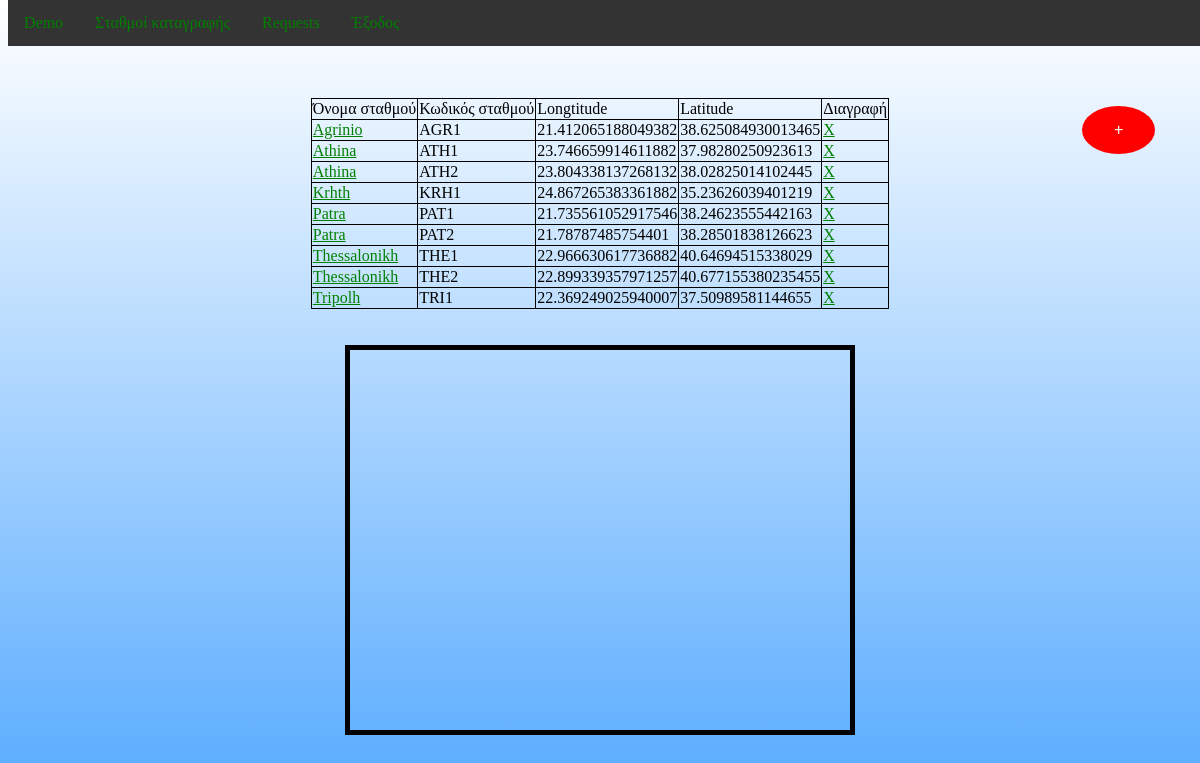
The app's page /stathmoi.php (signed in) with its own data.
### tables this page shows
CREATE TABLE `stathmoi` (
  `id` int(50) NOT NULL,
  `onoma` varchar(25) NOT NULL,
  `kwdikos` varchar(25) NOT NULL,
  `longtitude` varchar(25) NOT NULL,
  `latitude` varchar(25) NOT NULL
);

### stathmoi.php (the view, shortened to what this page needs)
<?php include("header.php");
$con=mysqli_connect("127.0.0.1","root","","web_api");
?>
<?php
$result = mysqli_query($con,"SELECT * FROM stathmoi ORDER BY onoma ASC");
echo "<div>";
echo "<br><br><br><br><br>";
echo "<table class='info'>";
echo "<tr><td>";
echo "Όνομα σταθμού";
echo "</td><td>";
echo "Κωδικός σταθμού";
echo "</td><td>";
echo "Longtitude";
echo "</td><td>";
echo "Latitude";
echo "</td><td>";
echo "Διαγραφή";
echo "</td></tr>";
while($row = mysqli_fetch_array($result)) {
  echo "<tr>";
  echo "<td>";
  echo "<a href='dedomena.php?id=".$row['id']."'>".$row['onoma']."</a>";
  echo "</td><td>";
  echo $row['kwdikos'];
  echo "</td><td>";
  echo $row['longtitude'];
  echo "</td><td>";
  echo $row['latitude'];
  echo "</td><td>";
  echo "<a href='stathmoi.php?id=".$row['id']."'>X</a>";
  echo "</td></tr>";
}
echo "</table>";
echo "</div>";
?>
 <br><br>
 <div class="googleMap" id="googleMap"></div>
 <a href="add_station.php"><button class="add">+</button></a>
<?php include("footer.php"); ?>

### header.php (shortened to what this page needs)
<head>
<link rel="stylesheet" type="text/css" href="mystyle.css">
</head>
<body>
<ul>
  <?php
  if(isset($_SESSION["logged"])){
	  if ($_SESSION["logged"] == true) {
	  	?>
		<li><a href="demo.php">Demo</a></li>
		<li><a href="stathmoi.php">Σταθμοί καταγραφής</a></li>
		<li><a href="requests.php">Requests</a></li>
	  	<li><a href="logout.php">Έξοδος</a></li>
	  	<?php
	  }elseif (isset($_GET['red'])) {
	  	?>
	  	<li><a href="register.php">Εγγραφή</a></li>
	  	<?php
	  } else{
		header("Location: login.php?red=true");
	  }
	}else{
		header("Location: logout.php");
	}
  	?>
</ul>

### mystyle.css (style rules this page uses)
body { height: 1000px; background: -webkit-linear-gradient(rgba(0,0,0,0), rgba(41,148,255,1)); background: -o-linear-gradient(rgba(0,0,0,0), rgba(41,148,255,1)); background: -moz-linear-gradient(rgba(0,0,0,0), rgba(41,148,255,1)); background: linear-gradient(rgba(0,0,0,0), rgba(41,148,255,1)); text-align: center; }
div { margin: auto; }
.googleMap { border-style: solid; border-width: 5px; width: 500px; height: 380px; }
ul { list-style-type: none; margin: 0; padding: 0; overflow: hidden; background-color: #333; position: fixed; top: 0; width: 100%; }
li { float: left; }
li a { display: block; color: white; text-align: center; padding: 14px 16px; text-decoration: none; }
button { outline-width: 10px; }
.add { position: absolute; left: 90%; top: 10%; border-radius: 50%; background-color: red; border: none; color: white; padding: 15px 32px; text-align: center; text-decoration: none; display: inline-block; font-size: 16px; margin: 4px 2px; cursor: pointer; }
table, th, td { border: 1px solid black; border-collapse: collapse; }
.info { margin: auto; }
a:link { color: green; }

### records on screen
stathmoi: onoma "Agrinio", kwdikos "AGR1", longtitude "21.412065188049382", latitude "38.625084930013465"
stathmoi: onoma "Athina", kwdikos "ATH1", longtitude "23.746659914611882", latitude "37.98280250923613"
stathmoi: onoma "Athina", kwdikos "ATH2", longtitude "23.804338137268132", latitude "38.02825014102445"
stathmoi: onoma "Krhth", kwdikos "KRH1", longtitude "24.867265383361882", latitude "35.23626039401219"
stathmoi: onoma "Patra", kwdikos "PAT1", longtitude "21.735561052917546", latitude "38.24623555442163"
stathmoi: onoma "Patra", kwdikos "PAT2", longtitude "21.78787485754401", latitude "38.28501838126623"
stathmoi: onoma "Thessalonikh", kwdikos "THE1", longtitude "22.966630617736882", latitude "40.64694515338029"
stathmoi: onoma "Thessalonikh", kwdikos "THE2", longtitude "22.899339357971257", latitude "40.677155380235455"
stathmoi: onoma "Tripolh", kwdikos "TRI1", longtitude "22.369249025940007", latitude "37.50989581144655"
